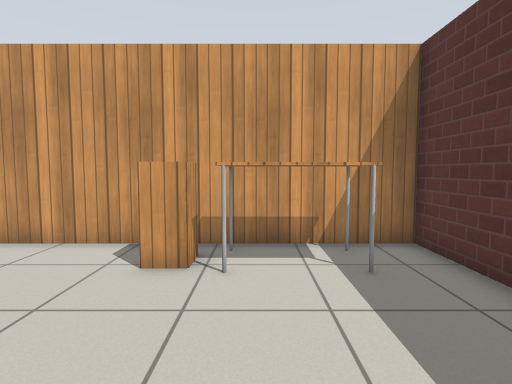
view 1 (above)

19 first-person views from a walk through a Gazebo world. The camera is 0.94 m above the floor, tilts 4° down and sees 80° across. The floor is counted in squares, 0.5 m on a side. Each view is taken from the middle of a square. On the plan, view 1 faces up. The plan holds only what a view shows up to about 16 squares ahead; the rest is blank. Robots are left out. Simple patterns stand in for the simulator's built-in surfaces.

view 2
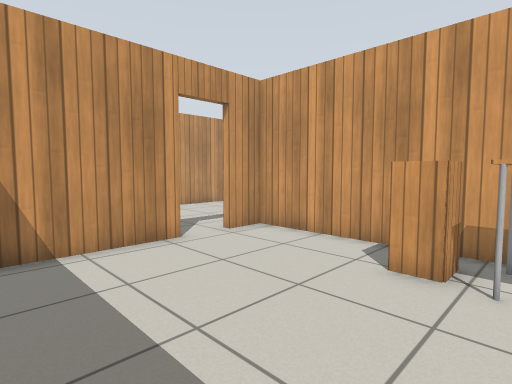

view 3
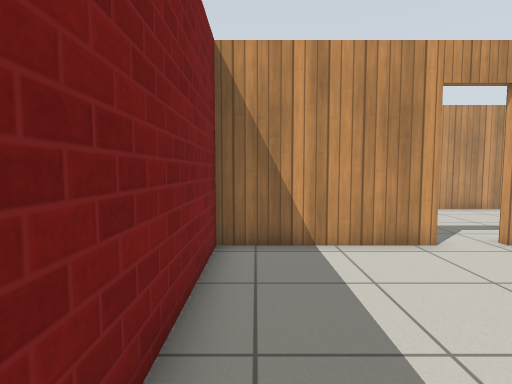

view 4
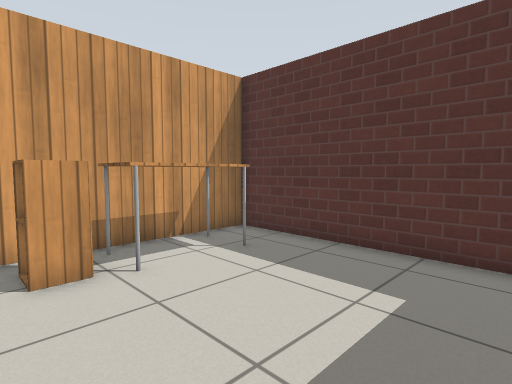

view 5
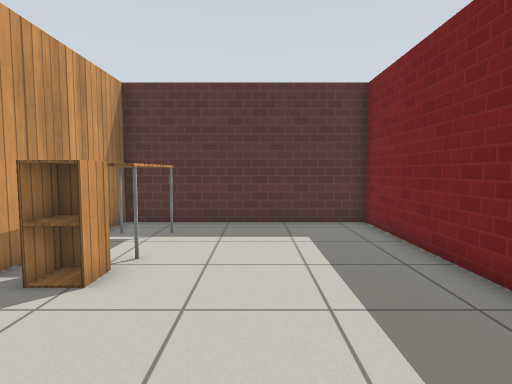

view 6
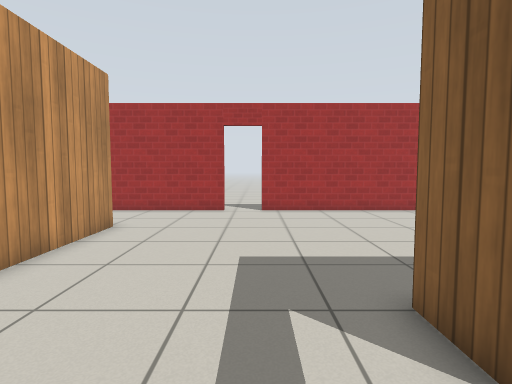

view 7
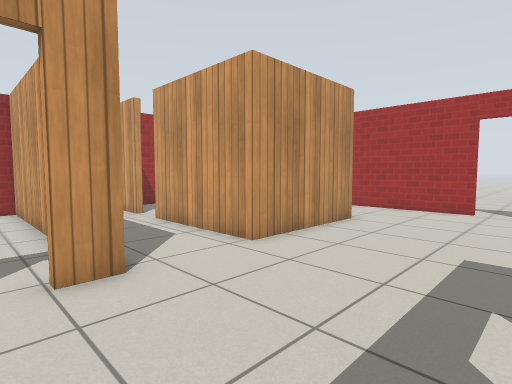

view 8
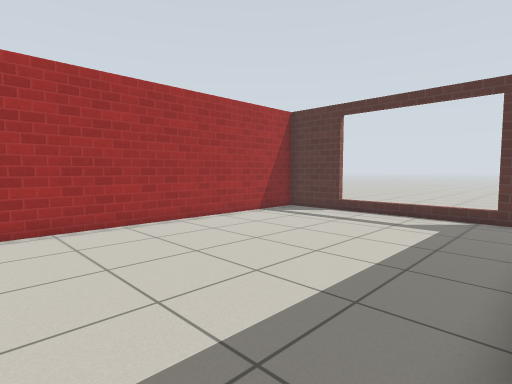

view 9
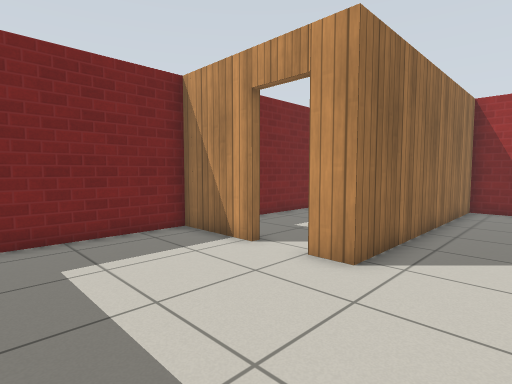

view 10
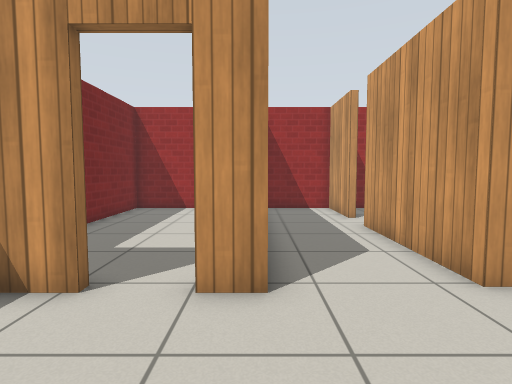

view 11
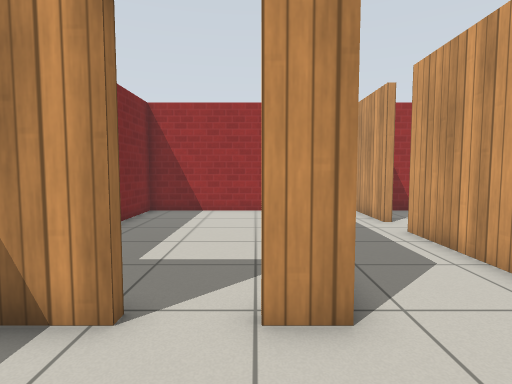

view 12
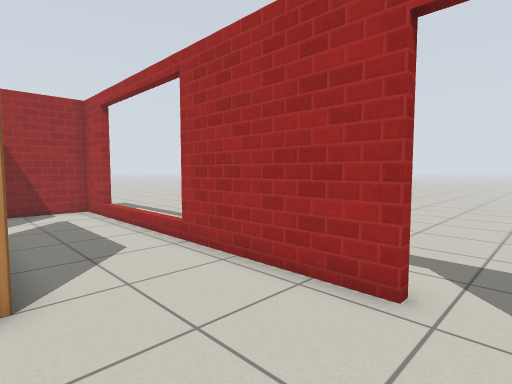

view 13
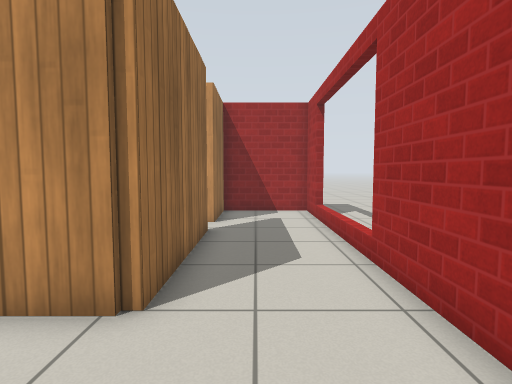

view 14
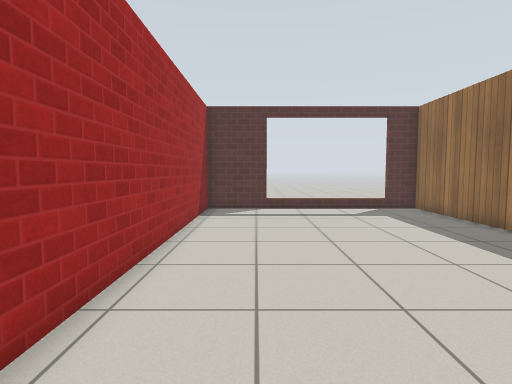

view 15
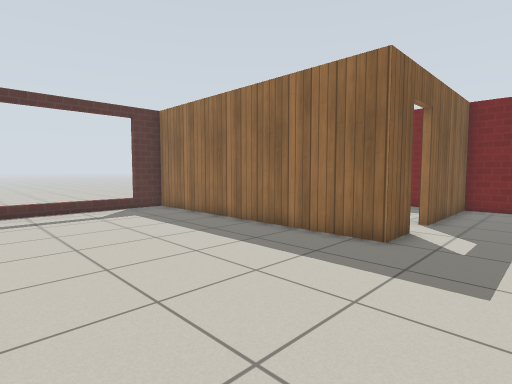

view 16
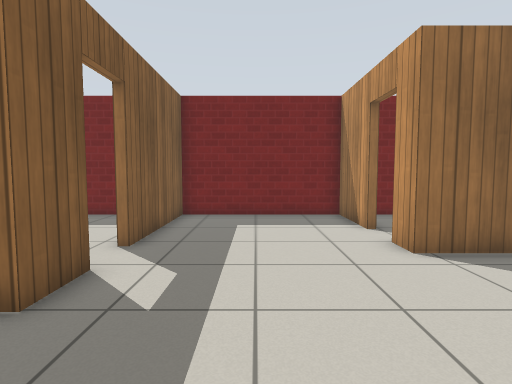

view 17
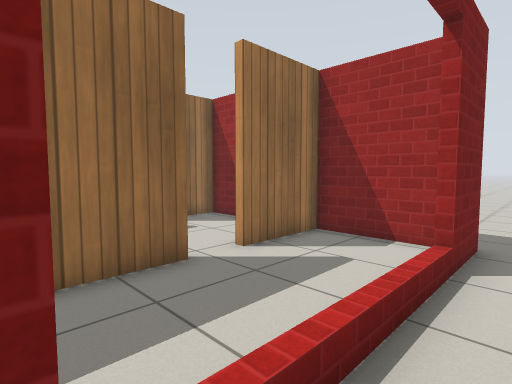

view 18
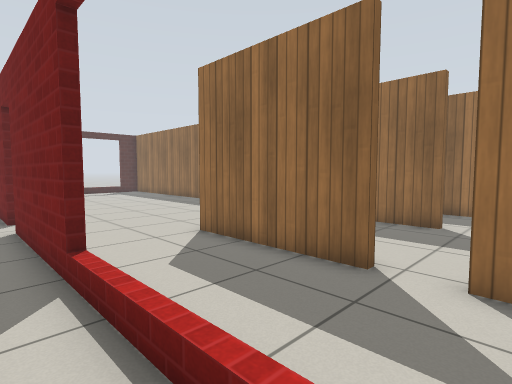

view 19
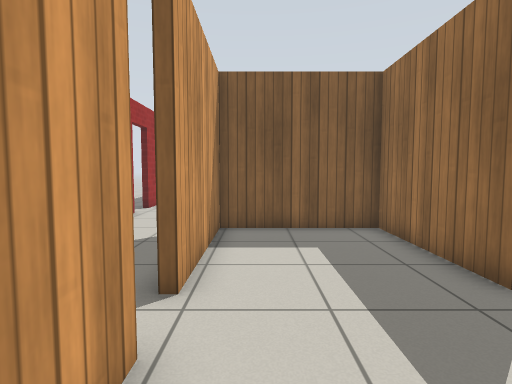

### Floor plan
Key: @ floor where view 1 was taken; # wall or solid block; . floor; D open door; = window, fence, low wall or low ledge; T table; C cabinet.
Columns run from 27 left of view 1 to 4 right of it. Each row starts with its distance up from view 1.
 20 ...........    ...
 19 .####=====######DD##############
 18  #..............DD.............#
 17  #.............................#
 16  #.............................#
 15  #.............................=
 14  ####..######..................=
 13   . ........#..................=
 12    .........#..................=
 11  #..........#..................=
 10  #..........#..................=
  9  ####..######..................#
  8  #.................#############
  7  #.................#.......TTT.#
  6  #.................D.....C.TTT.#
  5  ############......D...........#
  4  #..........D......#...........#
  3  #..........D......#...........#
  2  #..........#......#...........#
  1  #..........#......#...........#
  0  ##.........#......#.......@...#
 -1   ##############################

Positions as (right, up) in squares from view 1, and headings:
1: (0, 0), facing up
2: (0, 0), facing up-left
3: (0, 0), facing left
4: (-3, 0), facing up-right
5: (-7, 3), facing right
6: (-10, 4), facing up
7: (-9, 3), facing up-left
8: (-9, 8), facing up-right
9: (-9, 8), facing down-left
10: (-10, 5), facing left
11: (-11, 4), facing left
12: (-10, 14), facing up-left
13: (-11, 16), facing left
14: (-11, 16), facing right
15: (-11, 16), facing down-right
16: (-11, 12), facing down
17: (-17, 20), facing down-left
18: (-23, 20), facing down-right
19: (-25, 13), facing right
